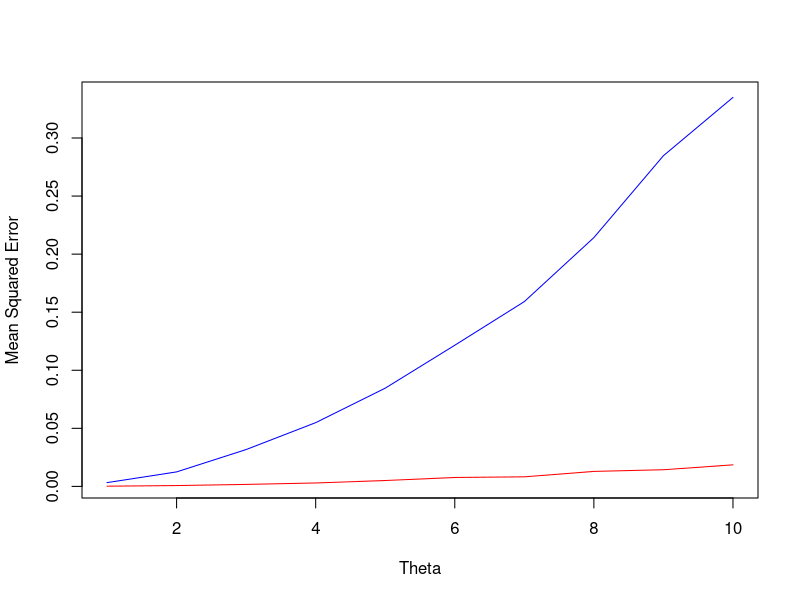

Generate this figure with R:
# MULTIPLE : plot all the graph in one window
# par(mfrow = c(2,5));
globalMLEvector <- numeric(0);
globalMOMEVector <- numeric(0);
x <- seq(5,100);
y <- seq(1,10);


for(theta in 1:10)
{
	mleVector <- numeric(0);
	momeVector <- numeric(0);

	#number of random variables to be generated
	n = 0;
	
	#number of times the simulation should be run
	nsim <- 1000;
	
	for(n in 5:100)
	{
		mle <- numeric(0);
		mome <- numeric(0);
		mleStdError <- numeric(0);
		momeStdError <- numeric(0);
		averageMleStdError <- numeric(0);
		averageMomeStdError <- numeric(0);
		for(i in 1:nsim) 
		{
			# create a random uniform distribution with n and theta
			randX<-runif(n,0,theta);

			# find maximum likelihood 
			mle<-c(mle,randX[which.max(randX)]);

			# find mome 
			mome<-c(mome,2*mean(randX));

			# find standard error of mle and mome
			mleStdError <- c(mleStdError,(mle[i] - theta)*(mle[i] - theta));
		
			momeStdError <- c(momeStdError,(mome[i] - theta)*(mome[i] - theta));
		}
		# find the mean of mle standard error and mome standard error
		averageMleStdError <- c(averageMleStdError,mean(mleStdError));

		averageMomeStdError <- c(averageMomeStdError,mean(momeStdError));
		

	}

	# MULTIPLE : plot the graph for each value of theta
	# plot(x,mleVector,type="l",col="red");
	# lines(x,momeVector,type="l",col="blue");

	# ONE : store global error 
	globalMLEvector <- c(globalMLEvector, mean(averageMleStdError));

	globalMOMEVector <- c(globalMOMEVector, mean(averageMomeStdError));

}

# ONE: plot the graph between theta and n

plot(y,globalMOMEVector,xlab = "Theta",ylab = "Mean Squared Error",type="l",col="blue");
lines(y,globalMLEvector,type="l",col="red");
